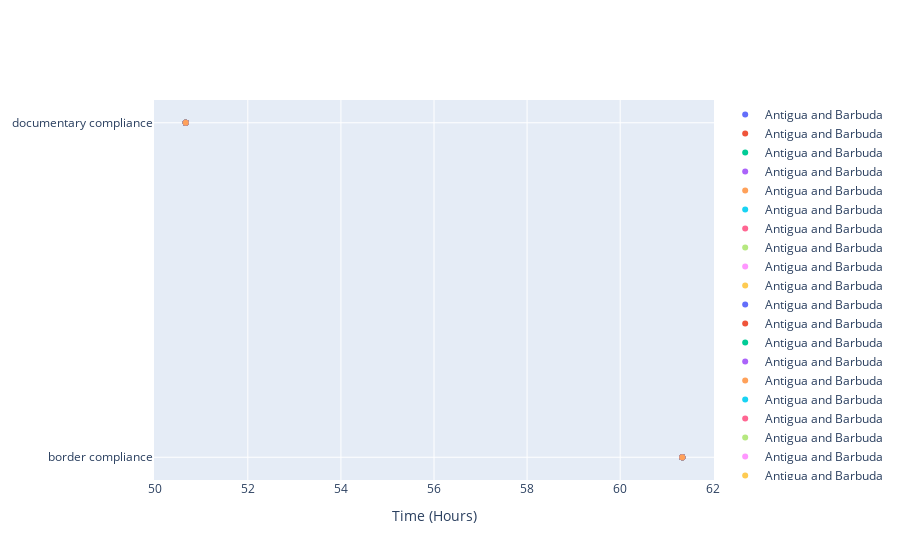

Notebook cell for this chart:
### Code cell
# for country in countries:
#     for year in years:
#         # fig.add_trace(go.Scatter(
#         # x=
#         df[(df["Series Name"]=='Time to export, border compliance (hours)') &
#             (df["Country Name"]==i) &
#             (df["year"]==year)]["value"].values.tolist(),
#         # y=type,
#         # #marker=dict(color="crimson", size=12),
#         # mode="markers",
#         # name=i,
#         # ))
# #fig.show()

### Figure 1 — Plotly figure (JSON) as saved in the notebook; plotly's stock layout.template omitted (floating-point values rounded to 4 significant figures)
{"data": [{"mode": "markers", "name": "Antigua and Barbuda", "type": "scatter", "x": [61.33, 50.67], "y": ["border compliance", "documentary compliance"]}, {"mode": "markers", "name": "Antigua and Barbuda", "type": "scatter", "x": [61.33, 50.67], "y": ["border compliance", "documentary compliance"]}, {"mode": "markers", "name": "Antigua and Barbuda", "type": "scatter", "x": [61.33, 50.67], "y": ["border compliance", "documentary compliance"]}, {"mode": "markers", "name": "Antigua and Barbuda", "type": "scatter", "x": [61.33, 50.67], "y": ["border compliance", "documentary compliance"]}, {"mode": "markers", "name": "Antigua and Barbuda", "type": "scatter", "x": [61.33, 50.67], "y": ["border compliance", "documentary compliance"]}, {"mode": "markers", "name": "Antigua and Barbuda", "type": "scatter", "x": [61.33, 50.67], "y": ["border compliance", "documentary compliance"]}, {"mode": "markers", "name": "Antigua and Barbuda", "type": "scatter", "x": [61.33, 50.67], "y": ["border compliance", "documentary compliance"]}, {"mode": "markers", "name": "Antigua and Barbuda", "type": "scatter", "x": [61.33, 50.67], "y": ["border compliance", "documentary compliance"]}, {"mode": "markers", "name": "Antigua and Barbuda", "type": "scatter", "x": [61.33, 50.67], "y": ["border compliance", "documentary compliance"]}, {"mode": "markers", "name": "Antigua and Barbuda", "type": "scatter", "x": [61.33, 50.67], "y": ["border compliance", "documentary compliance"]}, {"mode": "markers", "name": "Antigua and Barbuda", "type": "scatter", "x": [61.33, 50.67], "y": ["border compliance", "documentary compliance"]}, {"mode": "markers", "name": "Antigua and Barbuda", "type": "scatter", "x": [61.33, 50.67], "y": ["border compliance", "documentary compliance"]}, {"mode": "markers", "name": "Antigua and Barbuda", "type": "scatter", "x": [61.33, 50.67], "y": ["border compliance", "documentary compliance"]}, {"mode": "markers", "name": "Antigua and Barbuda", "type": "scatter", "x": [61.33, 50.67], "y": ["border compliance", "documentary compliance"]}, {"mode": "markers", "name": "Antigua and Barbuda", "type": "scatter", "x": [61.33, 50.67], "y": ["border compliance", "documentary compliance"]}, {"mode": "markers", "name": "Antigua and Barbuda", "type": "scatter", "x": [61.33, 50.67], "y": ["border compliance", "documentary compliance"]}, {"mode": "markers", "name": "Antigua and Barbuda", "type": "scatter", "x": [61.33, 50.67], "y": ["border compliance", "documentary compliance"]}, {"mode": "markers", "name": "Antigua and Barbuda", "type": "scatter", "x": [61.33, 50.67], "y": ["border compliance", "documentary compliance"]}, {"mode": "markers", "name": "Antigua and Barbuda", "type": "scatter", "x": [61.33, 50.67], "y": ["border compliance", "documentary compliance"]}, {"mode": "markers", "name": "Antigua and Barbuda", "type": "scatter", "x": [61.33, 50.67], "y": ["border compliance", "documentary compliance"]}, {"mode": "markers", "name": "Antigua and Barbuda", "type": "scatter", "x": [61.33, 50.67], "y": ["border compliance", "documentary compliance"]}, {"mode": "markers", "name": "Antigua and Barbuda", "type": "scatter", "x": [61.33, 50.67], "y": ["border compliance", "documentary compliance"]}, {"mode": "markers", "name": "Antigua and Barbuda", "type": "scatter", "x": [61.33, 50.67], "y": ["border compliance", "documentary compliance"]}, {"mode": "markers", "name": "Antigua and Barbuda", "type": "scatter", "x": [61.33, 50.67], "y": ["border compliance", "documentary compliance"]}, {"mode": "markers", "name": "Antigua and Barbuda", "type": "scatter", "x": [61.33, 50.67], "y": ["border compliance", "documentary compliance"]}, {"mode": "markers", "name": "Antigua and Barbuda", "type": "scatter", "x": [61.33, 50.67], "y": ["border compliance", "documentary compliance"]}, {"mode": "markers", "name": "Antigua and Barbuda", "type": "scatter", "x": [61.33, 50.67], "y": ["border compliance", "documentary compliance"]}, {"mode": "markers", "name": "Antigua and Barbuda", "type": "scatter", "x": [61.33, 50.67], "y": ["border compliance", "documentary compliance"]}, {"mode": "markers", "name": "Antigua and Barbuda", "type": "scatter", "x": [61.33, 50.67], "y": ["border compliance", "documentary compliance"]}, {"mode": "markers", "name": "Antigua and Barbuda", "type": "scatter", "x": [61.33, 50.67], "y": ["border compliance", "documentary compliance"]}, {"mode": "markers", "name": "Antigua and Barbuda", "type": "scatter", "x": [61.33, 50.67], "y": ["border compliance", "documentary compliance"]}, {"mode": "markers", "name": "Antigua and Barbuda", "type": "scatter", "x": [61.33, 50.67], "y": ["border compliance", "documentary compliance"]}, {"mode": "markers", "name": "Antigua and Barbuda", "type": "scatter", "x": [61.33, 50.67], "y": ["border compliance", "documentary compliance"]}, {"mode": "markers", "name": "Antigua and Barbuda", "type": "scatter", "x": [61.33, 50.67], "y": ["border compliance", "documentary compliance"]}, {"mode": "markers", "name": "Antigua and Barbuda", "type": "scatter", "x": [61.33, 50.67], "y": ["border compliance", "documentary compliance"]}, {"mode": "markers", "name": "Antigua and Barbuda", "type": "scatter", "x": [61.33, 50.67], "y": ["border compliance", "documentary compliance"]}, {"mode": "markers", "name": "Antigua and Barbuda", "type": "scatter", "x": [61.33, 50.67], "y": ["border compliance", "documentary compliance"]}, {"mode": "markers", "name": "Antigua and Barbuda", "type": "scatter", "x": [61.33, 50.67], "y": ["border compliance", "documentary compliance"]}, {"mode": "markers", "name": "Antigua and Barbuda", "type": "scatter", "x": [61.33, 50.67], "y": ["border compliance", "documentary compliance"]}, {"mode": "markers", "name": "Antigua and Barbuda", "type": "scatter", "x": [61.33, 50.67], "y": ["border compliance", "documentary compliance"]}, {"mode": "markers", "name": "Antigua and Barbuda", "type": "scatter", "x": [61.33, 50.67], "y": ["border compliance", "documentary compliance"]}, {"mode": "markers", "name": "Antigua and Barbuda", "type": "scatter", "x": [61.33, 50.67], "y": ["border compliance", "documentary compliance"]}, {"mode": "markers", "name": "Antigua and Barbuda", "type": "scatter", "x": [61.33, 50.67], "y": ["border compliance", "documentary compliance"]}, {"mode": "markers", "name": "Antigua and Barbuda", "type": "scatter", "x": [61.33, 50.67], "y": ["border compliance", "documentary compliance"]}, {"mode": "markers", "name": "Antigua and Barbuda", "type": "scatter", "x": [61.33, 50.67], "y": ["border compliance", "documentary compliance"]}, {"mode": "markers", "name": "Antigua and Barbuda", "type": "scatter", "x": [61.33, 50.67], "y": ["border compliance", "documentary compliance"]}, {"mode": "markers", "name": "Antigua and Barbuda", "type": "scatter", "x": [61.33, 50.67], "y": ["border compliance", "documentary compliance"]}, {"mode": "markers", "name": "Antigua and Barbuda", "type": "scatter", "x": [61.33, 50.67], "y": ["border compliance", "documentary compliance"]}, {"mode": "markers", "name": "Antigua and Barbuda", "type": "scatter", "x": [61.33, 50.67], "y": ["border compliance", "documentary compliance"]}, {"mode": "markers", "name": "Antigua and Barbuda", "type": "scatter", "x": [61.33, 50.67], "y": ["border compliance", "documentary compliance"]}, {"mode": "markers", "name": "Antigua and Barbuda", "type": "scatter", "x": [61.33, 50.67], "y": ["border compliance", "documentary compliance"]}, {"mode": "markers", "name": "Antigua and Barbuda", "type": "scatter", "x": [61.33, 50.67], "y": ["border compliance", "documentary compliance"]}, {"mode": "markers", "name": "Antigua and Barbuda", "type": "scatter", "x": [61.33, 50.67], "y": ["border compliance", "documentary compliance"]}, {"mode": "markers", "name": "Antigua and Barbuda", "type": "scatter", "x": [61.33, 50.67], "y": ["border compliance", "documentary compliance"]}, {"mode": "markers", "name": "Antigua and Barbuda", "type": "scatter", "x": [61.33, 50.67], "y": ["border compliance", "documentary compliance"]}, {"mode": "markers", "name": "Antigua and Barbuda", "type": "scatter", "x": [61.33, 50.67], "y": ["border compliance", "documentary compliance"]}, {"mode": "markers", "name": "Antigua and Barbuda", "type": "scatter", "x": [61.33, 50.67], "y": ["border compliance", "documentary compliance"]}, {"mode": "markers", "name": "Antigua and Barbuda", "type": "scatter", "x": [61.33, 50.67], "y": ["border compliance", "documentary compliance"]}, {"mode": "markers", "name": "Antigua and Barbuda", "type": "scatter", "x": [61.33, 50.67], "y": ["border compliance", "documentary compliance"]}, {"mode": "markers", "name": "Antigua and Barbuda", "type": "scatter", "x": [61.33, 50.67], "y": ["border compliance", "documentary compliance"]}, {"mode": "markers", "name": "Antigua and Barbuda", "type": "scatter", "x": [61.33, 50.67], "y": ["border compliance", "documentary compliance"]}, {"mode": "markers", "name": "Antigua and Barbuda", "type": "scatter", "x": [61.33, 50.67], "y": ["border compliance", "documentary compliance"]}, {"mode": "markers", "name": "Antigua and Barbuda", "type": "scatter", "x": [61.33, 50.67], "y": ["border compliance", "documentary compliance"]}, {"mode": "markers", "name": "Antigua and Barbuda", "type": "scatter", "x": [61.33, 50.67], "y": ["border compliance", "documentary compliance"]}, {"mode": "markers", "name": "Antigua and Barbuda", "type": "scatter", "x": [61.33, 50.67], "y": ["border compliance", "documentary compliance"]}, {"mode": "markers", "name": "Antigua and Barbuda", "type": "scatter", "x": [61.33, 50.67], "y": ["border compliance", "documentary compliance"]}, {"mode": "markers", "name": "Antigua and Barbuda", "type": "scatter", "x": [61.33, 50.67], "y": ["border compliance", "documentary compliance"]}, {"mode": "markers", "name": "Antigua and Barbuda", "type": "scatter", "x": [61.33, 50.67], "y": ["border compliance", "documentary compliance"]}, {"mode": "markers", "name": "Antigua and Barbuda", "type": "scatter", "x": [61.33, 50.67], "y": ["border compliance", "documentary compliance"]}, {"mode": "markers", "name": "Antigua and Barbuda", "type": "scatter", "x": [61.33, 50.67], "y": ["border compliance", "documentary compliance"]}, {"mode": "markers", "name": "Antigua and Barbuda", "type": "scatter", "x": [61.33, 50.67], "y": ["border compliance", "documentary compliance"]}, {"mode": "markers", "name": "Antigua and Barbuda", "type": "scatter", "x": [61.33, 50.67], "y": ["border compliance", "documentary compliance"]}, {"mode": "markers", "name": "Antigua and Barbuda", "type": "scatter", "x": [61.33, 50.67], "y": ["border compliance", "documentary compliance"]}, {"mode": "markers", "name": "Antigua and Barbuda", "type": "scatter", "x": [61.33, 50.67], "y": ["border compliance", "documentary compliance"]}, {"mode": "markers", "name": "Antigua and Barbuda", "type": "scatter", "x": [61.33, 50.67], "y": ["border compliance", "documentary compliance"]}], "layout": {"xaxis": {"title": {"text": "Time (Hours)"}}}}
